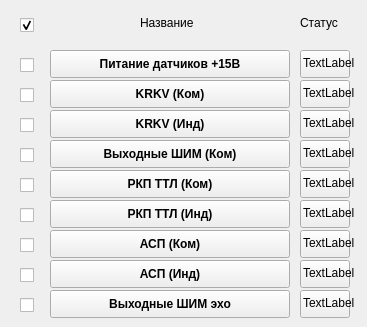
    <widget class="QWidget" name="tab_UP">
     <attribute name="title">
      <string>УП</string>
     </attribute>
     <widget class="QPushButton" name="pushButton_UP_15V">
      <property name="geometry">
       <rect>
        <x>50</x>
        <y>50</y>
        <width>240</width>
        <height>28</height>
       </rect>
      </property>
      <property name="font">
       <font>
        <weight>75</weight>
        <bold>true</bold>
       </font>
      </property>
      <property name="text">
       <string>Питание датчиков +15В</string>
      </property>
     </widget>
     <widget class="QPushButton" name="pushButton_UP_KRKV_Kom">
      <property name="geometry">
       <rect>
        <x>50</x>
        <y>80</y>
        <width>240</width>
        <height>28</height>
       </rect>
      </property>
      <property name="font">
       <font>
        <weight>75</weight>
        <bold>true</bold>
       </font>
      </property>
      <property name="text">
       <string>KRKV (Ком)</string>
      </property>
     </widget>
     <widget class="QPushButton" name="pushButton_UP_KRKV_Ind">
      <property name="geometry">
       <rect>
        <x>50</x>
        <y>110</y>
        <width>240</width>
        <height>28</height>
       </rect>
      </property>
      <property name="font">
       <font>
        <weight>75</weight>
        <bold>true</bold>
       </font>
      </property>
      <property name="text">
       <string>KRKV (Инд)</string>
      </property>
     </widget>
     <widget class="QPushButton" name="pushButton_UP_OUT_PWM_Kom">
      <property name="geometry">
       <rect>
        <x>50</x>
        <y>140</y>
        <width>240</width>
        <height>28</height>
       </rect>
      </property>
      <property name="font">
       <font>
        <weight>75</weight>
        <bold>true</bold>
       </font>
      </property>
      <property name="text">
       <string>Выходные ШИМ (Ком)</string>
      </property>
     </widget>
     <widget class="QPushButton" name="pushButton_UP_RKP_TTL_Ind">
      <property name="geometry">
       <rect>
        <x>50</x>
        <y>200</y>
        <width>240</width>
        <height>28</height>
       </rect>
      </property>
      <property name="font">
       <font>
        <weight>75</weight>
        <bold>true</bold>
       </font>
      </property>
      <property name="text">
       <string>РКП ТТЛ (Инд)</string>
      </property>
     </widget>
     <widget class="QPushButton" name="pushButton_UP_RKP_TTL_Kom">
      <property name="geometry">
       <rect>
        <x>50</x>
        <y>170</y>
        <width>240</width>
        <height>28</height>
       </rect>
      </property>
      <property name="font">
       <font>
        <weight>75</weight>
        <bold>true</bold>
       </font>
      </property>
      <property name="text">
       <string>РКП ТТЛ (Ком)</string>
      </property>
     </widget>
     <widget class="QPushButton" name="pushButton_UP_ASP_Ind">
      <property name="geometry">
       <rect>
        <x>50</x>
        <y>260</y>
        <width>240</width>
        <height>28</height>
       </rect>
      </property>
      <property name="font">
       <font>
        <weight>75</weight>
        <bold>true</bold>
       </font>
      </property>
      <property name="text">
       <string>АСП (Инд)</string>
      </property>
     </widget>
     <widget class="QPushButton" name="pushButton_UP_ASP_Kom">
      <property name="geometry">
       <rect>
        <x>50</x>
        <y>230</y>
        <width>240</width>
        <height>28</height>
       </rect>
      </property>
      <property name="font">
       <font>
        <weight>75</weight>
        <bold>true</bold>
       </font>
      </property>
      <property name="text">
       <string>АСП (Ком)</string>
      </property>
     </widget>
     <widget class="QPushButton" name="pushButton_UP_OUT_PWM_EXO">
      <property name="geometry">
       <rect>
        <x>50</x>
        <y>290</y>
        <width>240</width>
        <height>28</height>
       </rect>
      </property>
      <property name="font">
       <font>
        <weight>75</weight>
        <bold>true</bold>
       </font>
      </property>
      <property name="text">
       <string>Выходные ШИМ эхо</string>
      </property>
     </widget>
     <widget class="QCheckBox" name="checkBox_UP_15V">
      <property name="geometry">
       <rect>
        <x>20</x>
        <y>55</y>
        <width>21</width>
        <height>20</height>
       </rect>
      </property>
      <property name="text">
       <string/>
      </property>
     </widget>
     <widget class="QCheckBox" name="checkBox_UP_KRKV_Kom">
      <property name="geometry">
       <rect>
        <x>20</x>
        <y>85</y>
        <width>21</width>
        <height>20</height>
       </rect>
      </property>
      <property name="text">
       <string/>
      </property>
     </widget>
     <widget class="QCheckBox" name="checkBox_UP_KRKV_Ind">
      <property name="geometry">
       <rect>
        <x>20</x>
        <y>115</y>
        <width>21</width>
        <height>20</height>
       </rect>
      </property>
      <property name="text">
       <string/>
      </property>
     </widget>
     <widget class="QCheckBox" name="checkBox_UP_OUT_PWM_Kom">
      <property name="geometry">
       <rect>
        <x>20</x>
        <y>145</y>
        <width>21</width>
        <height>20</height>
       </rect>
      </property>
      <property name="text">
       <string/>
      </property>
     </widget>
     <widget class="QCheckBox" name="checkBox_UP_RKP_TTL_Kom">
      <property name="geometry">
       <rect>
        <x>20</x>
        <y>175</y>
        <width>21</width>
        <height>20</height>
       </rect>
      </property>
      <property name="text">
       <string/>
      </property>
     </widget>
     <widget class="QCheckBox" name="checkBox_UP_RKP_TTL_Ind">
      <property name="geometry">
       <rect>
        <x>20</x>
        <y>205</y>
        <width>21</width>
        <height>20</height>
       </rect>
      </property>
      <property name="text">
       <string/>
      </property>
     </widget>
     <widget class="QCheckBox" name="checkBox_UP_ASP_Kom">
      <property name="geometry">
       <rect>
        <x>20</x>
        <y>235</y>
        <width>21</width>
        <height>20</height>
       </rect>
      </property>
      <property name="text">
       <string/>
      </property>
     </widget>
     <widget class="QCheckBox" name="checkBox_UP_ASP_Ind">
      <property name="geometry">
       <rect>
        <x>20</x>
        <y>265</y>
        <width>21</width>
        <height>20</height>
       </rect>
      </property>
      <property name="text">
       <string/>
      </property>
     </widget>
     <widget class="QCheckBox" name="checkBox_UP_OUT_PWM_EXO">
      <property name="geometry">
       <rect>
        <x>20</x>
        <y>295</y>
        <width>21</width>
        <height>20</height>
       </rect>
      </property>
      <property name="text">
       <string/>
      </property>
     </widget>
     <widget class="QPushButton" name="pushButton_UP_15V_status">
      <property name="geometry">
       <rect>
        <x>300</x>
        <y>50</y>
        <width>50</width>
        <height>28</height>
       </rect>
      </property>
      <property name="sizePolicy">
       <sizepolicy hsizetype="Fixed" vsizetype="Fixed">
        <horstretch>0</horstretch>
        <verstretch>0</verstretch>
       </sizepolicy>
      </property>
      <property name="minimumSize">
       <size>
        <width>50</width>
        <height>28</height>
       </size>
      </property>
      <property name="text">
       <string/>
      </property>
     </widget>
     <widget class="QPushButton" name="pushButton_UP_KRKV_Kom_status">
      <property name="geometry">
       <rect>
        <x>300</x>
        <y>80</y>
        <width>50</width>
        <height>28</height>
       </rect>
      </property>
      <property name="sizePolicy">
       <sizepolicy hsizetype="Fixed" vsizetype="Fixed">
        <horstretch>0</horstretch>
        <verstretch>0</verstretch>
       </sizepolicy>
      </property>
      <property name="minimumSize">
       <size>
        <width>50</width>
        <height>28</height>
       </size>
      </property>
      <property name="text">
       <string/>
      </property>
     </widget>
     <widget class="QPushButton" name="pushButton_UP_KRKV_Ind_status">
      <property name="geometry">
       <rect>
        <x>300</x>
        <y>110</y>
        <width>50</width>
        <height>28</height>
       </rect>
      </property>
      <property name="sizePolicy">
       <sizepolicy hsizetype="Fixed" vsizetype="Fixed">
        <horstretch>0</horstretch>
        <verstretch>0</verstretch>
       </sizepolicy>
      </property>
      <property name="minimumSize">
       <size>
        <width>50</width>
        <height>28</height>
       </size>
      </property>
      <property name="text">
       <string/>
      </property>
     </widget>
     <widget class="QPushButton" name="pushButton_UP_OUT_PWM_Kom_status">
      <property name="geometry">
       <rect>
        <x>300</x>
        <y>140</y>
        <width>50</width>
        <height>28</height>
       </rect>
      </property>
      <property name="sizePolicy">
       <sizepolicy hsizetype="Fixed" vsizetype="Fixed">
        <horstretch>0</horstretch>
        <verstretch>0</verstretch>
       </sizepolicy>
      </property>
      <property name="minimumSize">
       <size>
        <width>50</width>
        <height>28</height>
       </size>
      </property>
      <property name="text">
       <string/>
      </property>
     </widget>
     <widget class="QPushButton" name="pushButton_UP_RKP_TTL_Kom_status">
      <property name="geometry">
       <rect>
        <x>300</x>
        <y>170</y>
        <width>50</width>
        <height>28</height>
       </rect>
      </property>
      <property name="sizePolicy">
       <sizepolicy hsizetype="Fixed" vsizetype="Fixed">
        <horstretch>0</horstretch>
        <verstretch>0</verstretch>
       </sizepolicy>
      </property>
      <property name="minimumSize">
       <size>
        <width>50</width>
        <height>28</height>
       </size>
      </property>
      <property name="text">
       <string/>
      </property>
     </widget>
     <widget class="QPushButton" name="pushButton_UP_RKP_TTL_Ind_status">
      <property name="geometry">
       <rect>
        <x>300</x>
        <y>200</y>
        <width>50</width>
        <height>28</height>
       </rect>
      </property>
      <property name="sizePolicy">
       <sizepolicy hsizetype="Fixed" vsizetype="Fixed">
        <horstretch>0</horstretch>
        <verstretch>0</verstretch>
       </sizepolicy>
      </property>
      <property name="minimumSize">
       <size>
        <width>50</width>
        <height>28</height>
       </size>
      </property>
      <property name="text">
       <string/>
      </property>
     </widget>
     <widget class="QPushButton" name="pushButton_UP_ASP_Kom_status">
      <property name="geometry">
       <rect>
        <x>300</x>
        <y>230</y>
        <width>50</width>
        <height>28</height>
       </rect>
      </property>
      <property name="sizePolicy">
       <sizepolicy hsizetype="Fixed" vsizetype="Fixed">
        <horstretch>0</horstretch>
        <verstretch>0</verstretch>
       </sizepolicy>
      </property>
      <property name="minimumSize">
       <size>
        <width>50</width>
        <height>28</height>
       </size>
      </property>
      <property name="text">
       <string/>
      </property>
     </widget>
     <widget class="QPushButton" name="pushButton_UP_ASP_Ind_status">
      <property name="geometry">
       <rect>
        <x>300</x>
        <y>260</y>
        <width>50</width>
        <height>28</height>
       </rect>
      </property>
      <property name="sizePolicy">
       <sizepolicy hsizetype="Fixed" vsizetype="Fixed">
        <horstretch>0</horstretch>
        <verstretch>0</verstretch>
       </sizepolicy>
      </property>
      <property name="minimumSize">
       <size>
        <width>50</width>
        <height>28</height>
       </size>
      </property>
      <property name="text">
       <string/>
      </property>
     </widget>
     <widget class="QPushButton" name="pushButton_UP_OUT_PWM_EXO_status">
      <property name="geometry">
       <rect>
        <x>300</x>
        <y>290</y>
        <width>50</width>
        <height>28</height>
       </rect>
      </property>
      <property name="sizePolicy">
       <sizepolicy hsizetype="Fixed" vsizetype="Fixed">
        <horstretch>0</horstretch>
        <verstretch>0</verstretch>
       </sizepolicy>
      </property>
      <property name="minimumSize">
       <size>
        <width>50</width>
        <height>28</height>
       </size>
      </property>
      <property name="text">
       <string/>
      </property>
     </widget>
     <widget class="QLabel" name="label_5">
      <property name="geometry">
       <rect>
        <x>300</x>
        <y>15</y>
        <width>55</width>
        <height>16</height>
       </rect>
      </property>
      <property name="text">
       <string>Статус</string>
      </property>
     </widget>
     <widget class="QLabel" name="label_6">
      <property name="geometry">
       <rect>
        <x>140</x>
        <y>15</y>
        <width>71</width>
        <height>16</height>
       </rect>
      </property>
      <property name="text">
       <string>Название</string>
      </property>
     </widget>
     <widget class="QCheckBox" name="checkBox_UP_All">
      <property name="geometry">
       <rect>
        <x>20</x>
        <y>15</y>
        <width>21</width>
        <height>20</height>
       </rect>
      </property>
      <property name="text">
       <string/>
      </property>
      <property name="checked">
       <bool>true</bool>
      </property>
     </widget>
     <widget class="QLabel" name="label_UP_15V_status">
      <property name="geometry">
       <rect>
        <x>303</x>
        <y>55</y>
        <width>55</width>
        <height>16</height>
       </rect>
      </property>
      <property name="text">
       <string>TextLabel</string>
      </property>
     </widget>
     <widget class="QLabel" name="label_UP_KRKV_Kom_status">
      <property name="geometry">
       <rect>
        <x>303</x>
        <y>85</y>
        <width>55</width>
        <height>16</height>
       </rect>
      </property>
      <property name="text">
       <string>TextLabel</string>
      </property>
     </widget>
     <widget class="QLabel" name="label_UP_KRKV_Ind_status">
      <property name="geometry">
       <rect>
        <x>303</x>
        <y>115</y>
        <width>55</width>
        <height>16</height>
       </rect>
      </property>
      <property name="text">
       <string>TextLabel</string>
      </property>
     </widget>
     <widget class="QLabel" name="label_UP_OUT_PWM_Kom_status">
      <property name="geometry">
       <rect>
        <x>303</x>
        <y>145</y>
        <width>55</width>
        <height>16</height>
       </rect>
      </property>
      <property name="text">
       <string>TextLabel</string>
      </property>
     </widget>
     <widget class="QLabel" name="label_UP_RKP_TTL_Kom_status">
      <property name="geometry">
       <rect>
        <x>303</x>
        <y>175</y>
        <width>55</width>
        <height>16</height>
       </rect>
      </property>
      <property name="text">
       <string>TextLabel</string>
      </property>
     </widget>
     <widget class="QLabel" name="label_UP_RKP_TTL_Ind_status">
      <property name="geometry">
       <rect>
        <x>303</x>
        <y>205</y>
        <width>55</width>
        <height>16</height>
       </rect>
      </property>
      <property name="text">
       <string>TextLabel</string>
      </property>
     </widget>
     <widget class="QLabel" name="label_UP_ASP_Kom_status">
      <property name="geometry">
       <rect>
        <x>303</x>
        <y>235</y>
        <width>55</width>
        <height>16</height>
       </rect>
      </property>
      <property name="text">
       <string>TextLabel</string>
      </property>
     </widget>
     <widget class="QLabel" name="label_UP_ASP_Ind_status">
      <property name="geometry">
       <rect>
        <x>303</x>
        <y>265</y>
        <width>55</width>
        <height>16</height>
       </rect>
      </property>
      <property name="text">
       <string>TextLabel</string>
      </property>
     </widget>
     <widget class="QLabel" name="label_UP_OUT_PWM_EXO_status">
      <property name="geometry">
       <rect>
        <x>303</x>
        <y>295</y>
        <width>55</width>
        <height>16</height>
       </rect>
      </property>
      <property name="text">
       <string>TextLabel</string>
      </property>
     </widget>
    </widget>
